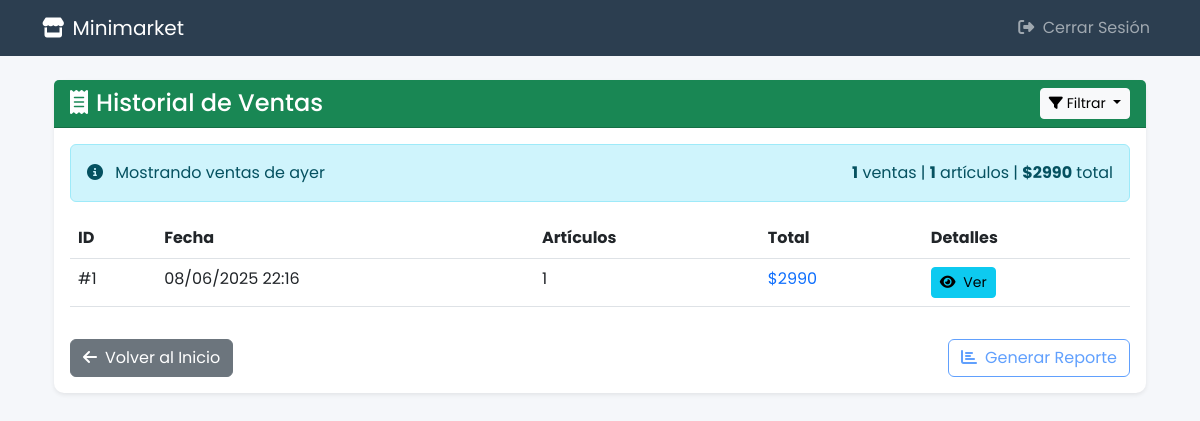
Screenshot of /historial/?dia=ayer (signed in) with the database file from the repository.
### Tienda/models.py (models this page shows, shortened)
class Venta(models.Model):
    empleado = models.ForeignKey(User, on_delete=models.PROTECT)
    fecha = models.DateTimeField(auto_now_add=True)
    total = models.PositiveIntegerField(default=0)
    cantidad_articulos = models.PositiveIntegerField(default=0)

### Tienda/views.py (the view)
# urls.py: path('historial/', views.historial, name='historial'),
@login_required
def historial(request):
    from datetime import datetime, timedelta
    from django.utils import timezone
    fecha_inicio = request.GET.get('fecha_inicio')
    fecha_fin = request.GET.get('fecha_fin')
    filtro_dia = request.GET.get('dia')
    ventas = Venta.objects.filter(empleado=request.user).order_by('-fecha')
    if fecha_inicio and fecha_fin:
        try:
            fecha_inicio = datetime.strptime(fecha_inicio, '%Y-%m-%d').date()
            fecha_fin = datetime.strptime(fecha_fin, '%Y-%m-%d').date() + timedelta(days=1)
            ventas = ventas.filter(fecha__range=[fecha_inicio, fecha_fin])
        except ValueError:
            messages.error(request, "Formato de fecha incorrecto. Use YYYY-MM-DD")
    elif filtro_dia:
        if filtro_dia == 'hoy':
            hoy = timezone.now().date()
            ventas = ventas.filter(fecha__date=hoy)
        elif filtro_dia == 'ayer':
            ayer = timezone.now().date() - timedelta(days=1)
            ventas = ventas.filter(fecha__date=ayer)
        elif filtro_dia == 'semana':
            semana_pasada = timezone.now().date() - timedelta(days=7)
            ventas = ventas.filter(fecha__date__gte=semana_pasada)
    ventas_con_detalles = []
    for venta in ventas:
        detalles = DetalleVenta.objects.filter(venta=venta).select_related('producto')
        ventas_con_detalles.append({
            'venta': venta,
            'detalles': detalles
        })
    total_ventas = sum(venta.total for venta in ventas)
    total_articulos = sum(venta.cantidad_articulos for venta in ventas)
    context = {
        'ventas_con_detalles': ventas_con_detalles,
        'total_ventas': total_ventas,
        'total_articulos': total_articulos,
        'fecha_inicio': fecha_inicio.strftime('%Y-%m-%d') if fecha_inicio else '',
        'fecha_fin': (datetime.strptime(fecha_fin, '%Y-%m-%d').date() - timedelta(days=1)).strftime('%Y-%m-%d') if fecha_fin else '',
        'filtro_dia': filtro_dia
    }
    return render(request, 'Tienda/historial.html', context)

### Tienda/templates/Tienda/historial.html (shortened to what this page needs)
{% extends 'Tienda/base_layout.html' %}
{% block content %}
<div class="container mt-4">
    <div class="row">
        <div class="col-lg-12 mb-4">
            <div class="card border-0 shadow-sm">
                <div class="card-header bg-success text-white">
                    <div class="d-flex justify-content-between align-items-center">
                        <h4 class="mb-0"><i class="fas fa-receipt me-2"></i>Historial de Ventas</h4>
                        <div class="dropdown">
                            <button class="btn btn-light btn-sm dropdown-toggle" type="button" id="dropdownMenuButton" data-bs-toggle="dropdown" aria-expanded="false">
                                <i class="fas fa-filter me-1"></i>Filtrar
                            </button>
                        </div>
                    </div>
                </div>
                <div class="card-body">
                    <div class="alert alert-info d-flex justify-content-between">
                        <div>
                            <i class="fas fa-info-circle me-2"></i>
                            {% if filtro_dia == 'hoy' %}
                                Mostrando ventas de hoy
                            {% elif filtro_dia == 'ayer' %}
                                Mostrando ventas de ayer
                            {% elif filtro_dia == 'semana' %}
                                Mostrando ventas de los últimos 7 días
                            {% elif fecha_inicio and fecha_fin %}
                                Mostrando ventas desde {{ fecha_inicio }} hasta {{ fecha_fin }}
                            {% else %}
                                Mostrando todas las ventas
                            {% endif %}
                        </div>
                        <div>
                            <strong>{{ ventas_con_detalles|length }}</strong> ventas |
                            <strong>{{ total_articulos }}</strong> artículos |
                            <strong>${{ total_ventas }}</strong> total
                        </div>
                    </div>
                    {% if ventas_con_detalles %}
                    <div class="table-responsive">
                        <table class="table table-hover">
                            <thead>
                                <tr>
                                    <th>ID</th>
                                    <th>Fecha</th>
                                    <th>Artículos</th>
                                    <th>Total</th>
                                    <th>Detalles</th>
                                </tr>
                            </thead>
                            <tbody>
                                {% for venta_data in ventas_con_detalles %}
                                {% with venta=venta_data.venta detalles=venta_data.detalles %}
                                <tr>
                                    <td>#{{ venta.id }}</td>
                                    <td>{{ venta.fecha|date:"d/m/Y H:i" }}</td>
                                    <td>{{ venta.cantidad_articulos }}</td>
                                    <td class="text-primary">${{ venta.total }}</td>
                                    <td>
                                        <button class="btn btn-sm btn-info" data-bs-toggle="collapse" data-bs-target="#detalles-{{ venta.id }}">
                                            <i class="fas fa-eye me-1"></i> Ver
                                        </button>
                                    </td>
                                </tr>
                                {% endwith %}
                                {% endfor %}
                            </tbody>
                        </table>
                    </div>
                    {% else %}
                    <div class="alert alert-warning">
                        <i class="fas fa-exclamation-triangle me-2"></i>
                        No se encontraron ventas con los filtros seleccionados.
                    </div>
                    {% endif %}
                    <div class="d-flex justify-content-between mt-3">
                        <a href="{% url 'home' %}" class="btn btn-secondary">
                            <i class="fas fa-arrow-left me-2"></i>Volver al Inicio
                        </a>
                        <div class="btn-group">
                            <button class="btn btn-outline-primary" disabled>
                                <i class="fas fa-chart-bar me-2"></i>Generar Reporte
                            </button>
                        </div>
                    </div>
                </div>
            </div>
        </div>
    </div>
</div>
{% endblock %}

### Tienda/templates/Tienda/base_layout.html (style rules this page uses)
:root { --primary-color: #2c3e50; --secondary-color: #3498db; --accent-color: #e74c3c; }
body { font-family: 'Poppins', sans-serif; background-color: #f5f7fa; }
.card { border-radius: 10px; box-shadow: 0 5px 15px rgba(0, 0, 0, 0.05); }
.card-header { background-color: var(--primary-color); border-radius: 10px 10px 0 0; }

### rows the page displays
Venta: venta.id "1", venta.fecha "08/06/2025 22:16", venta.cantidad_articulos "1", venta.total "2990"

### other values shown
{{ ventas_con_detalles|length }} "1"
{{ total_articulos }} "1"
{{ total_ventas }} "2990"
